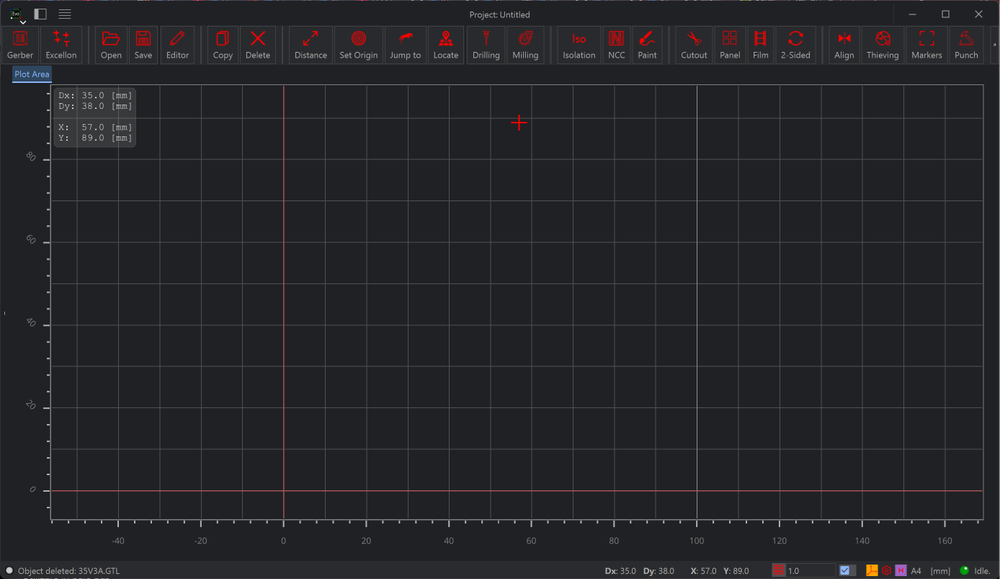
#> input picture assets/images/app.png, 1000 x 579 px, shrunk from 1388 x 803 before the run
$ python -i imagetrace.py   (imports and definitions only)
#> lines starting #> are read from the running program, lines starting #| are printed output that depends on the picture
# ##########################################################
# FlatCAM Evo: 2D Post-processing for Manufacturing        #
# MIT Licence                                              #
# ##########################################################
"""
Raster -> SVG tracing for the Image import plugin, with the `vtracer` package (Rust, no browser, no SciPy).

The image is flattened on white first. In B/W mode it is also thresholded here, because the binary mode of vtracer
looks only at the red channel of a pixel: red artwork on white would come out empty.
"""

import io
import os
import re

from PIL import Image

try:
    import vtracer
except ImportError as err:
    # the rest of the program must still start without it, see trace()
    vtracer = None
    _VTRACER_IMPORT_ERROR = err

# Curve fitting modes, in the order of the UI combo box
CURVE_MODES = ['polygon', 'spline', 'none']

# Option sets. 'polygon' keeps the pixel edges as straight segments (no rounded corners, no bridged gaps), which is
# what PCB artwork needs; 'smooth' fits splines, for logos and drawings. A color precision below 8 bits merges the
# colors of a photograph into a few large regions (PSNR 13.8 dB against 27 dB at 8 bits).
PRESETS = {
    'default': {'mode': 'polygon', 'filter_speckle': 4, 'color_precision': 8, 'layer_difference': 16,
                'corner_threshold': 60, 'length_threshold': 4.0, 'splice_threshold': 45},
    'detailed': {'mode': 'polygon', 'filter_speckle': 1, 'color_precision': 8, 'layer_difference': 8,
                 'corner_threshold': 60, 'length_threshold': 4.0, 'splice_threshold': 45},
    'smooth': {'mode': 'spline', 'filter_speckle': 4, 'color_precision': 8, 'layer_difference': 16,
               'corner_threshold': 60, 'length_threshold': 4.0, 'splice_threshold': 45},
    'photo': {'mode': 'polygon', 'filter_speckle': 10, 'color_precision': 8, 'layer_difference': 48,
              'corner_threshold': 180, 'length_threshold': 4.0, 'splice_threshold': 45},
}
PRESET_NAMES = list(PRESETS)

MAX_ITERATIONS = 10
PATH_PRECISION = 3


def trace(filename, black_white=True, threshold=128, options=None):
    """
    Trace an image file and return the SVG as a string.

    :param filename:    path of the image
    :param black_white: True: trace the dark pixels only. False: trace every color region
    :param threshold:   B/W only: a pixel darker than this (0-255) is traced
    :param options:     a dict with the keys of a PRESETS entry; None means PRESETS['default']
    :return:            the SVG text
    """
#> called with filename = '../assets/images/app.png', black_white = True, threshold = 128
    if not os.path.exists(filename):
        raise FileNotFoundError("%s does not exist!" % filename)
    with Image.open(filename) as img:
#> img is the input picture: PIL image 1000x579 RGBA; mean R, G, B, A 36.5, 36.6, 39.6, 254.9
        return trace_image(img, black_white, threshold, options)


def trace_image(image, black_white=True, threshold=128, options=None):
    """
    Trace an image that is already in memory and return the SVG as a string.

    :param image:       a PIL.Image.Image
    :param black_white: True: trace the dark pixels only. False: trace every color region
    :param threshold:   B/W only: a pixel darker than this (0-255) is traced
    :param options:     a dict with the keys of a PRESETS entry; None means PRESETS['default']
    :return:            the SVG text
    """
#> called with black_white = True, threshold = 128
    if vtracer is None:
        raise ImportError("Image tracing needs the 'vtracer' package, which could not be imported (%s). "
                          "Install it with: pip install vtracer" % _VTRACER_IMPORT_ERROR)

    opt = dict(PRESETS['default'])
    if options:
        opt.update(options)

    img = image.convert('RGBA')
    flat = Image.new('RGBA', img.size, (255, 255, 255, 255))
#> flat: PIL image 1000x579 RGBA; every value is 255
    flat.alpha_composite(img)
    if black_white:
        gray = flat.convert('L')
        flat = gray.point(lambda v: 0 if v < threshold else 255).convert('RGB')
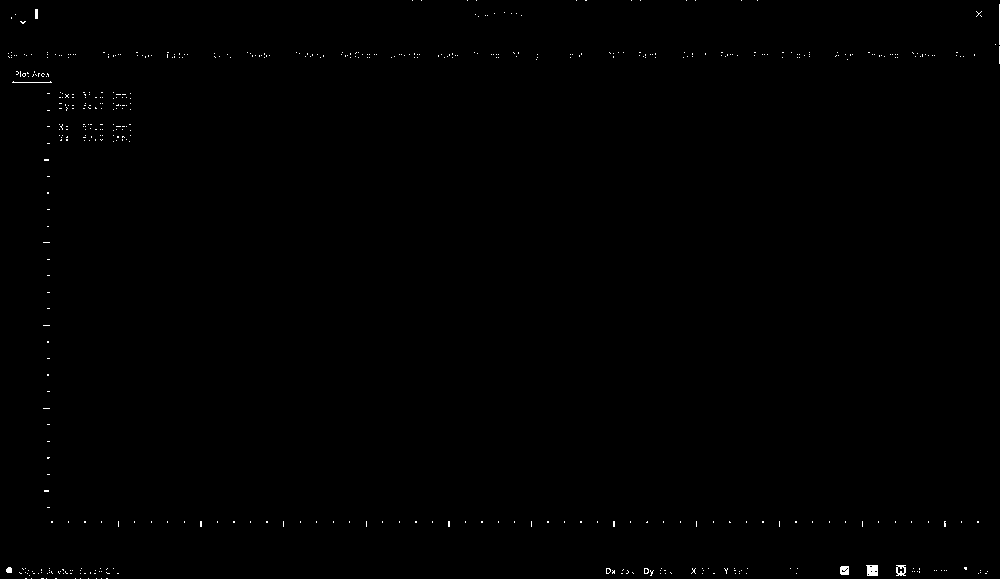
#> flat: PIL image 1000x579 RGB; 0.26% white in thin lines or dots
    else:
        flat = flat.convert('RGB')

    buf = io.BytesIO()
    flat.save(buf, 'PNG')

    # Positional arguments only: vtracer 0.6.15 segfaults on CPython 3.14 when it gets keyword arguments.
    # 'cutout' makes color regions that do not overlap, so each one becomes its own shape on import
#> (the run stopped early here; a loop or call above may not have finished)

$ run again, on assets/images/isolation.png
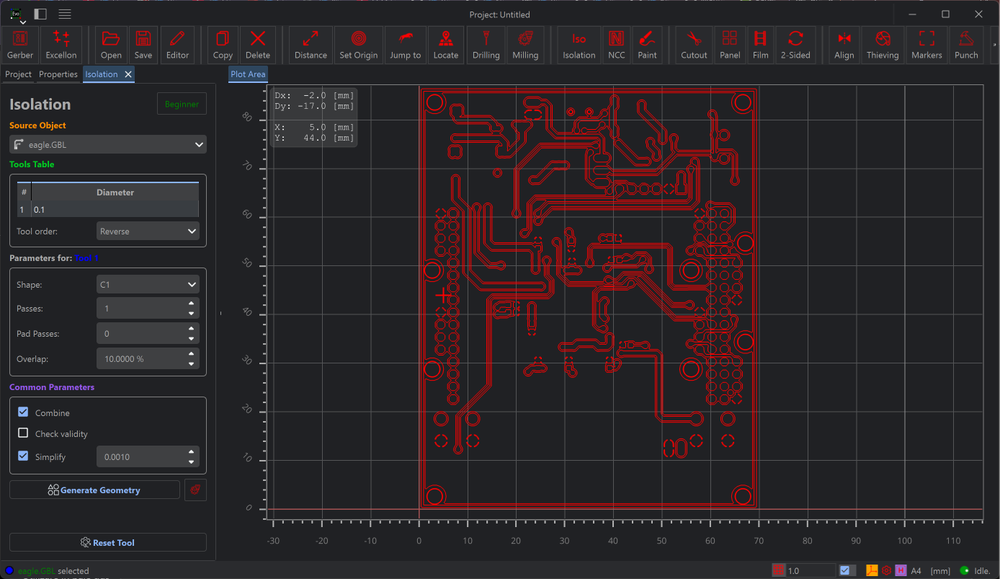
#> input picture assets/images/isolation.png, 1000 x 579 px, shrunk from 1388 x 803 before the run
#> in trace, img is the input picture: PIL image 1000x579 RGBA; mean R, G, B, A 44.2, 37.6, 40.5, 254.9
#> in trace_image, `gray = flat.convert('L')`:
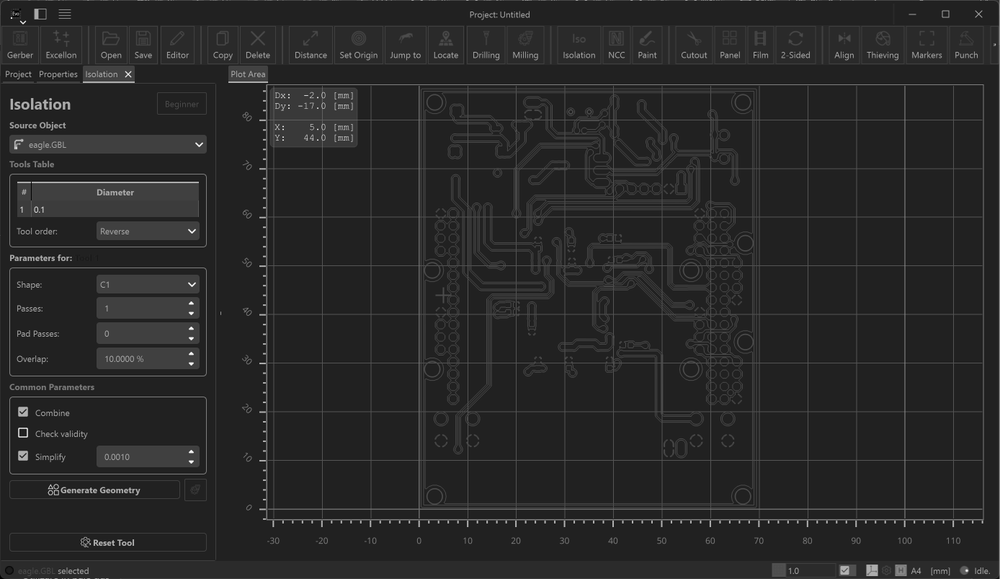
#> gray: PIL image 1000x579 L; min 0, max 255, mean 40
#> in trace_image, `flat = gray.point(lambda v: 0 if v < threshold else 255).convert('RGB')`:
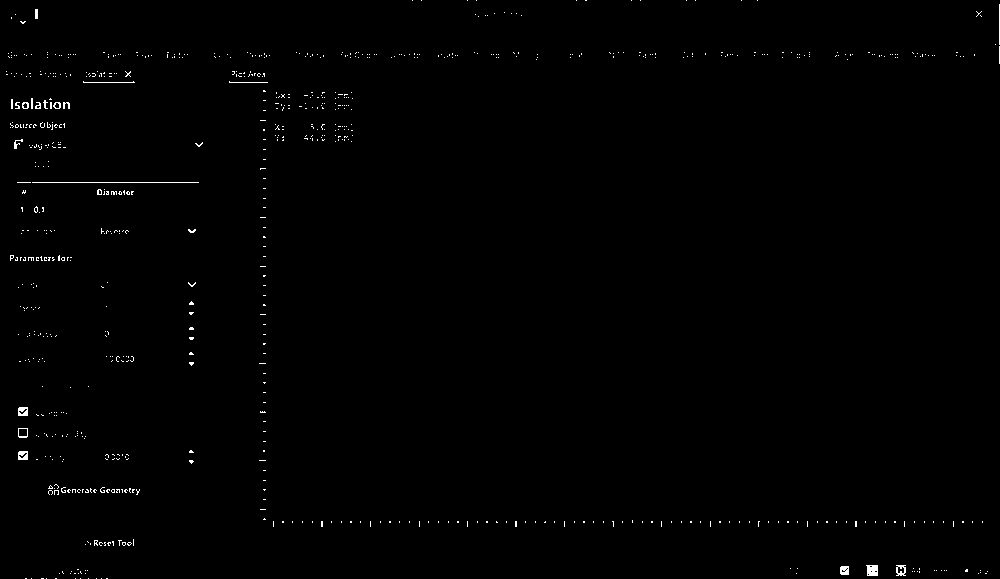
#> flat: PIL image 1000x579 RGB; 0.56% white in thin lines or dots

$ run again, on assets/images/ncc.png
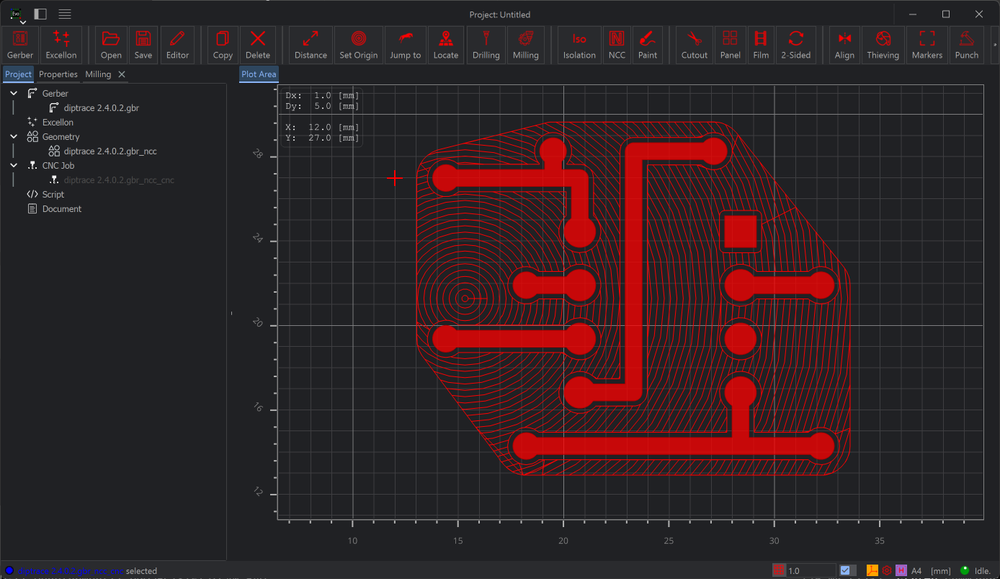
#> input picture assets/images/ncc.png, 1000 x 579 px, shrunk from 1388 x 803 before the run
#> in trace, img is the input picture: PIL image 1000x579 RGBA; mean R, G, B, A 49.3, 34.5, 37.4, 255
#> in trace_image, `gray = flat.convert('L')`:
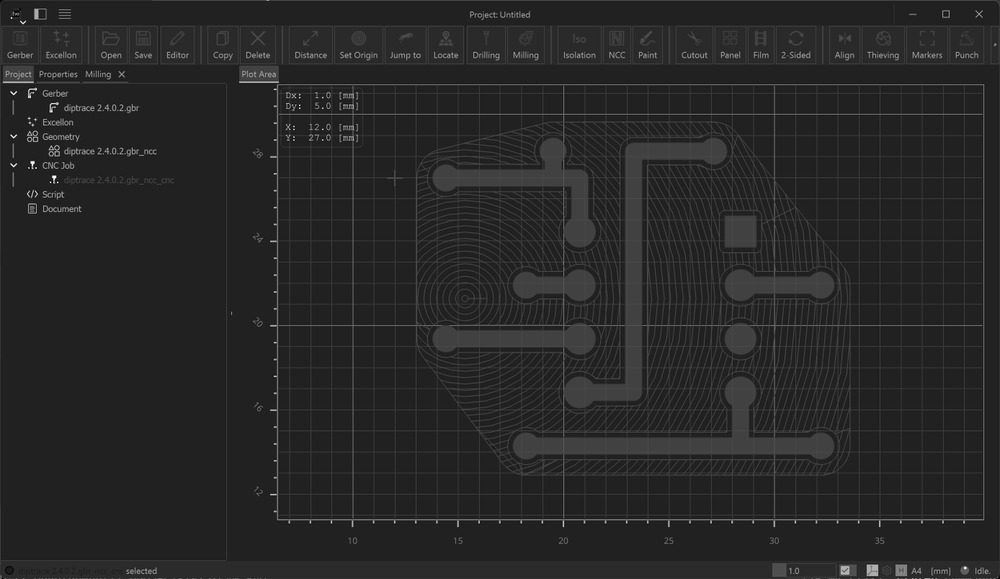
#> gray: PIL image 1000x579 L; min 0, max 255, mean 39.2
#> in trace_image, `flat = gray.point(lambda v: 0 if v < threshold else 255).convert('RGB')`:
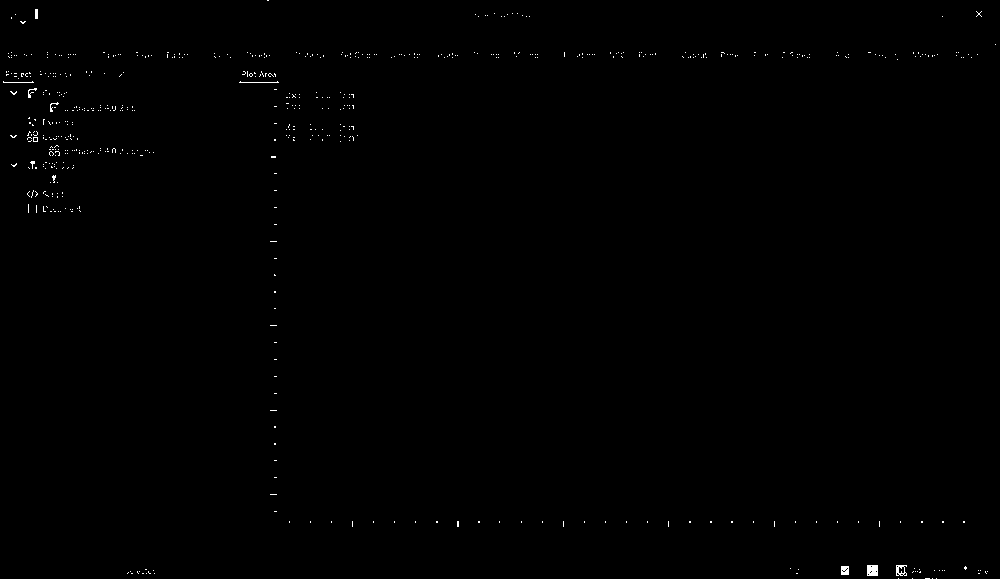
#> flat: PIL image 1000x579 RGB; 0.29% white in thin lines or dots

$ run again, on assets/images/ncc_gcode.png
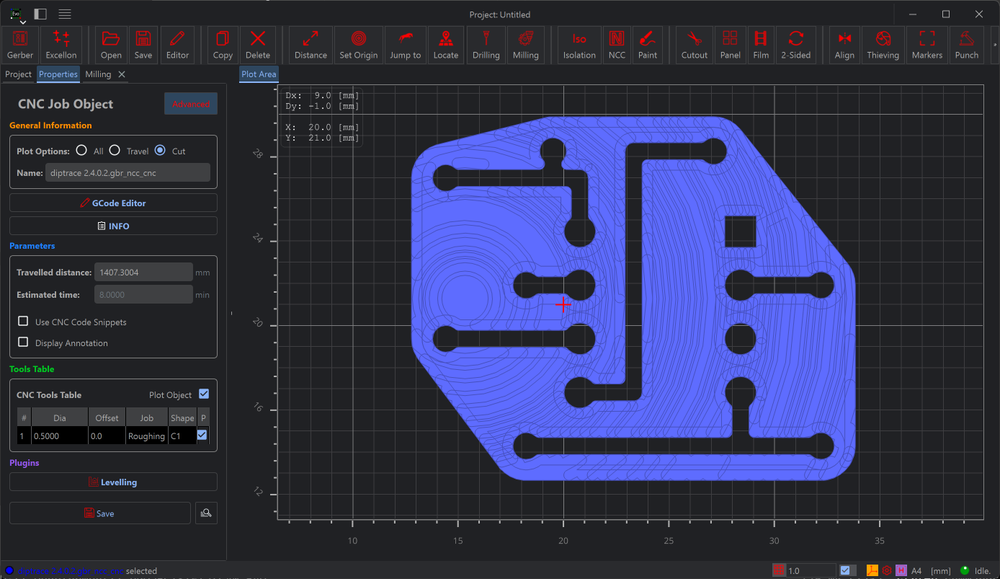
#> input picture assets/images/ncc_gcode.png, 1000 x 579 px, shrunk from 1388 x 803 before the run
#> in trace, img is the input picture: PIL image 1000x579 RGBA; mean R, G, B, A 48.6, 51.4, 81.8, 255
#> in trace_image, `gray = flat.convert('L')`:
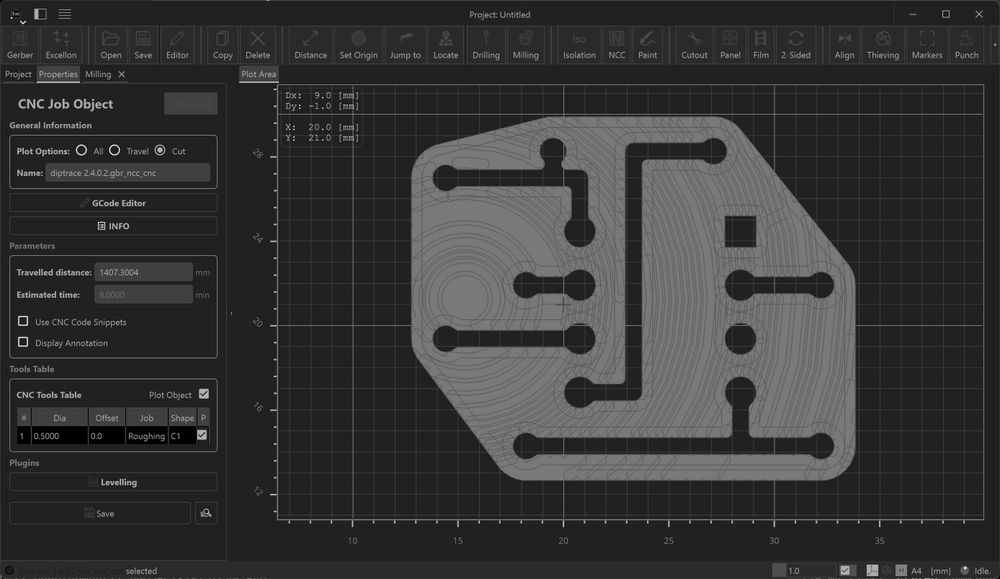
#> gray: PIL image 1000x579 L; min 0, max 251, mean 54
#> in trace_image, `flat = gray.point(lambda v: 0 if v < threshold else 255).convert('RGB')`:
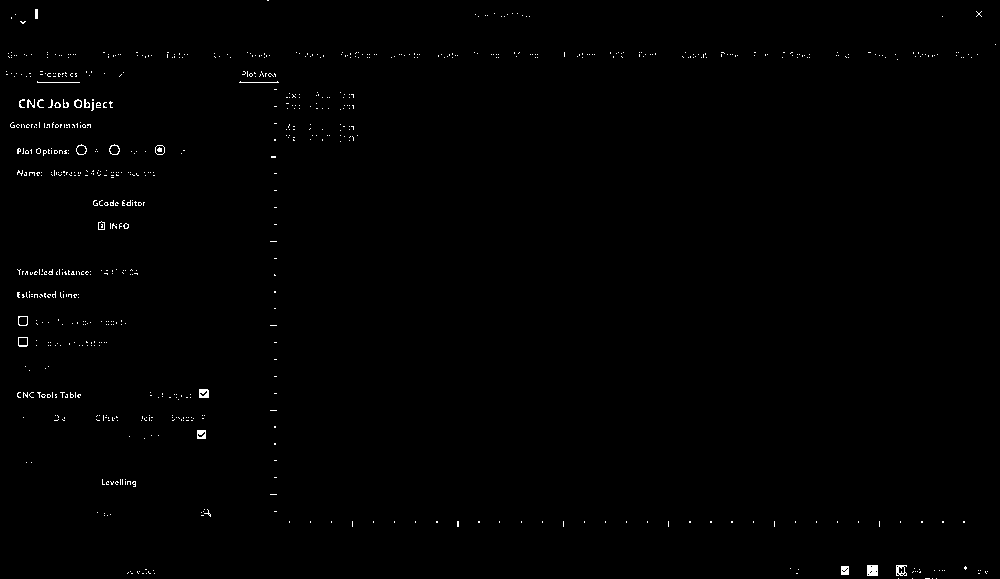
#> flat: PIL image 1000x579 RGB; 0.54% white in thin lines or dots
